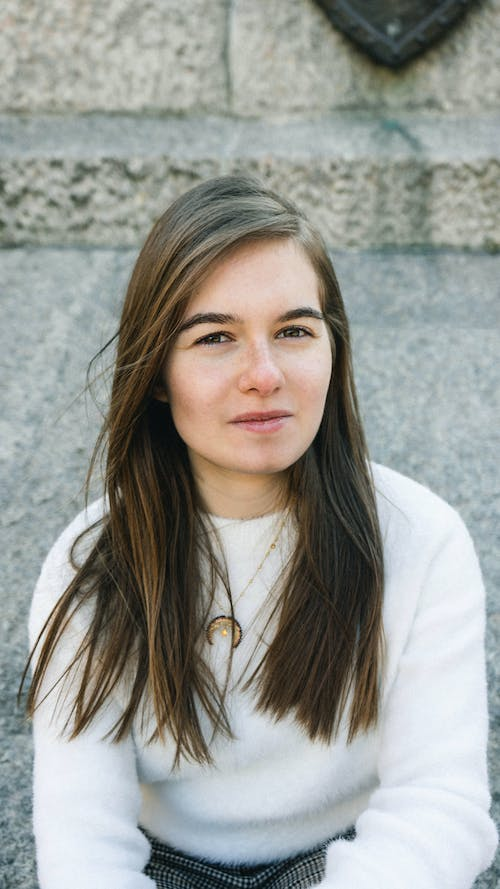
#> input picture FaceRecognition/yuzTanima/photos/women.jpeg, 500 x 889 px
$ jupyter execute main2.ipynb
#> lines starting #> are read from the running program, lines starting #| are printed output that depends on the picture; after the words box and inside, x2 and y2 are one past the last pixel; in counts of white or black regions, pixels touching at a corner belong together
[cell 1]
# Import OpenCV2 for image processing
import cv2

[cell 2]
# Haar Cascade sınıflandırıcısını yükleme
face_cascade = cv2.CascadeClassifier('classifier/haarcascade_frontalface_default.xml')
eye_cascade = cv2.CascadeClassifier('classifier/haarcascade_eye.xml')

[cell 3]
# Görüntüyü yükleme
img = cv2.imread('photos/women.jpeg')
#> img is the input picture: shape (889, 500, 3); mean B, G, R 148.9, 154.1, 152.3

[cell 4]
# Görüntüyü gri tonlamalı hale getirme
gray = cv2.cvtColor(img, cv2.COLOR_BGR2GRAY)
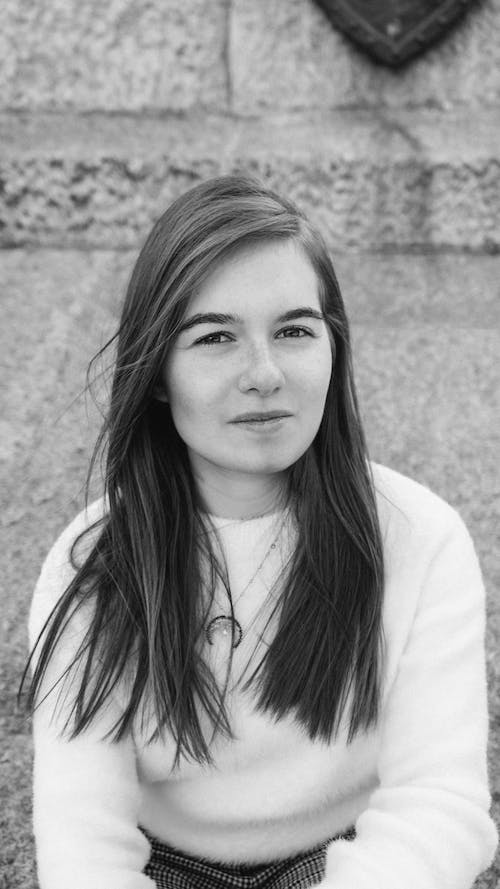
#> gray: shape (889, 500); min 1, max 253, mean 153

[cell 5]
# Yüzleri algılama işlemi
faces = face_cascade.detectMultiScale(gray, 1.1, 4)
#> faces = [[82, 224, 62, 62], [146, 252, 215, 215]]

[cell 6]
# Algılanan yüzler içinde gözleri algılama işlemi
for (x,y,w,h) in faces:
    roi_gray = gray[y:y+h, x:x+w]
    roi_color = img[y:y+h, x:x+w]
    eyes = eye_cascade.detectMultiScale(roi_gray)
    for (ex,ey,ew,eh) in eyes:
        cv2.rectangle(roi_color, (ex,ey), (ex+ew,ey+eh), (0,255,0), 2)
#> this loop made 2 passes
#> (x, y, w, h, eyes) on pass 2: (146, 252, 215, 215, [[121, 60, 44, 44], [108, 179, 23, 23], [41, 58, 52, 52]])
#> pass 1, `roi_gray = gray[y:y+h, x:x+w]`:
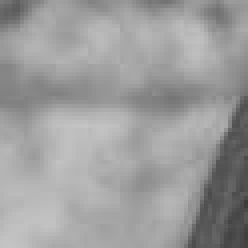
#> roi_gray: shape (62, 62) (shown 4 times larger); min 60, max 196, mean 156.5
#> pass 1, `roi_color = img[y:y+h, x:x+w]`:
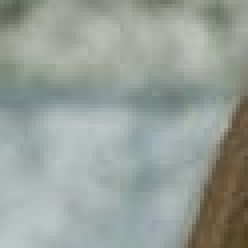
#> roi_color: shape (62, 62, 3) (shown 4 times larger); mean B, G, R 153.2, 159.7, 151.7
#> pass 2, `roi_gray = gray[y:y+h, x:x+w]`:
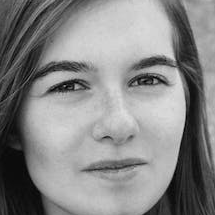
#> roi_gray: shape (215, 215); min 1, max 224, mean 133.9
#> pass 2, `roi_color = img[y:y+h, x:x+w]`:
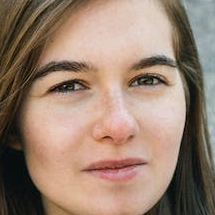
#> roi_color: shape (215, 215, 3); mean B, G, R 112.2, 128.7, 152.6
#> after the loop:
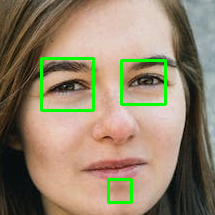
#> roi_color: shape (215, 215, 3); 3.06% of pixels changed, all inside (x1, y1, x2, y2) = (40, 57, 167, 204)

[cell 7]
# Görüntüyü gösterme
cv2.imshow('img', img)
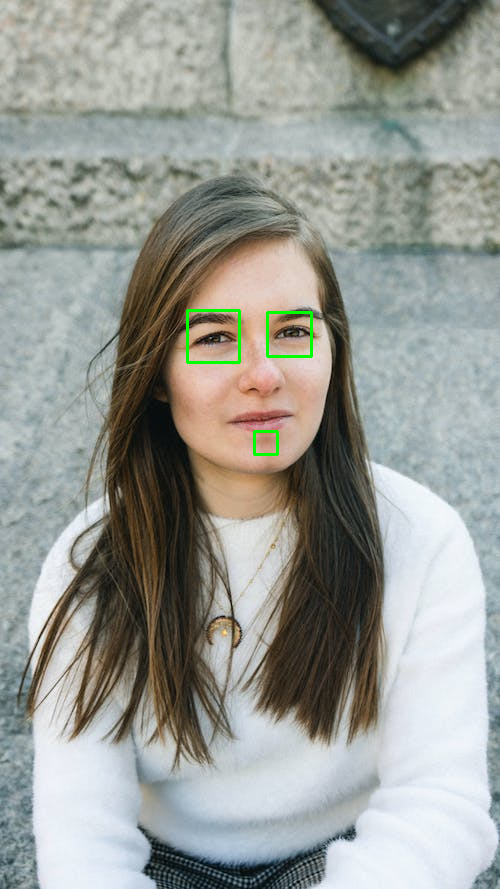
#> window 'img': shape (889, 500, 3); mean B, G, R 148.5, 154.4, 151.7
cv2.waitKey(0)
cv2.destroyAllWindows()

$ run again, with FaceRecognition/yuzTanima/photos/selenaGomez.jpeg copied over FaceRecognition/yuzTanima/photos/women.jpeg
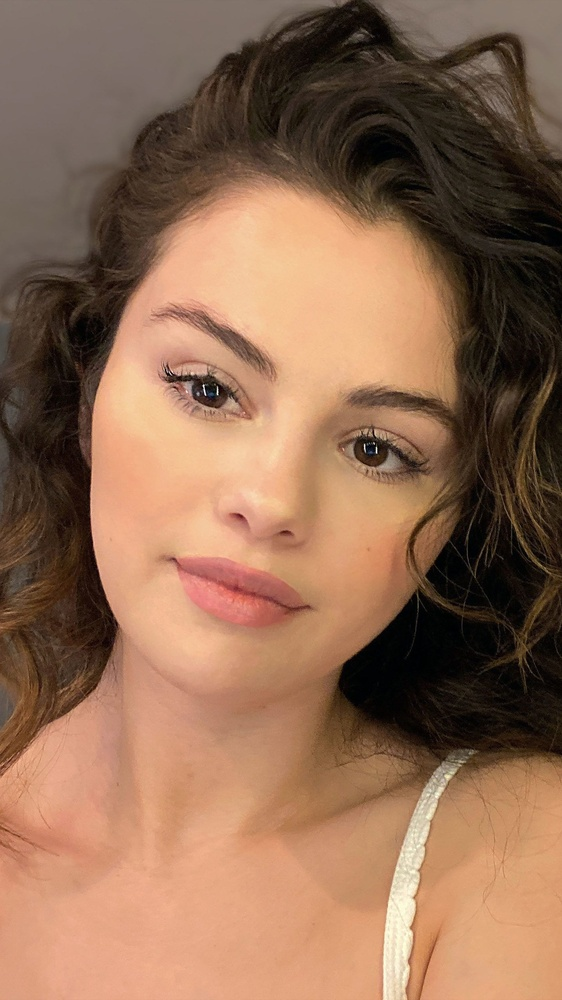
#> input picture FaceRecognition/yuzTanima/photos/selenaGomez.jpeg, 562 x 1000 px, shrunk from 1440 x 2560 before the run
#> img is the input picture: shape (1000, 562, 3); mean B, G, R 83.5, 107.8, 144.8
#> faces = [[49, 231, 466, 466]]
#> the loop `for (x,y,w,h) in faces:` made 1 pass
#> after the loop `for (x,y,w,h) in faces:`:
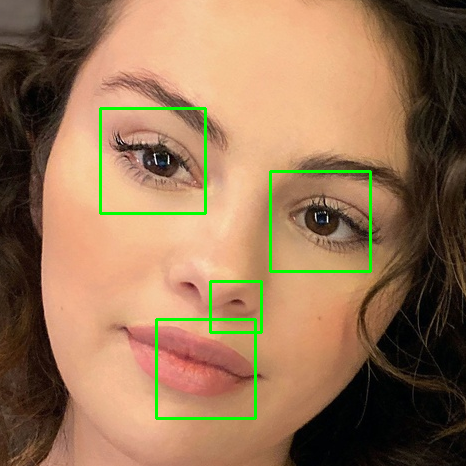
#> roi_color: shape (466, 466, 3); mean B, G, R 85.2, 116.4, 151.3
#> `cv2.imshow('img', img)`:
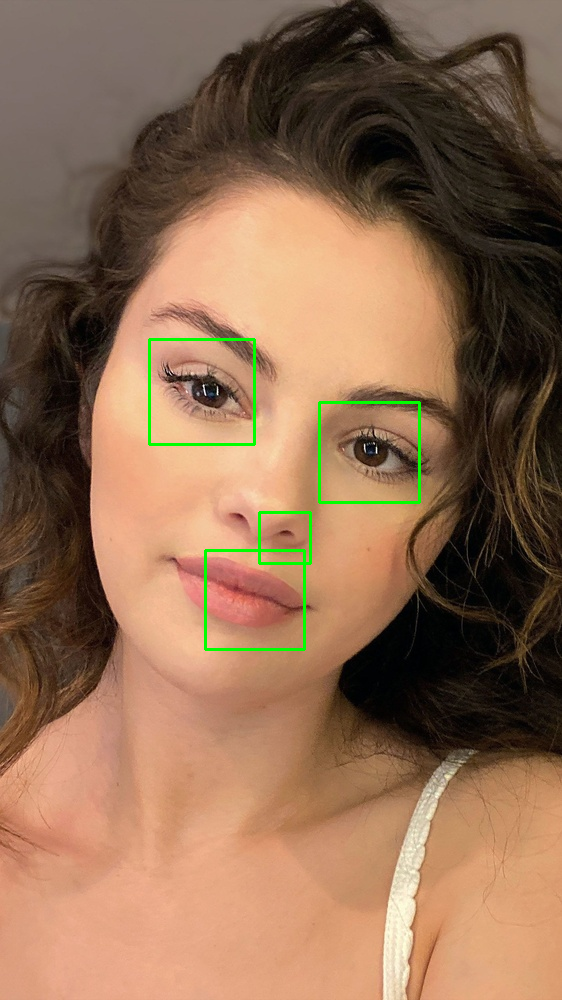
#> window 'img': shape (1000, 562, 3); mean B, G, R 82.7, 108.6, 143.3
